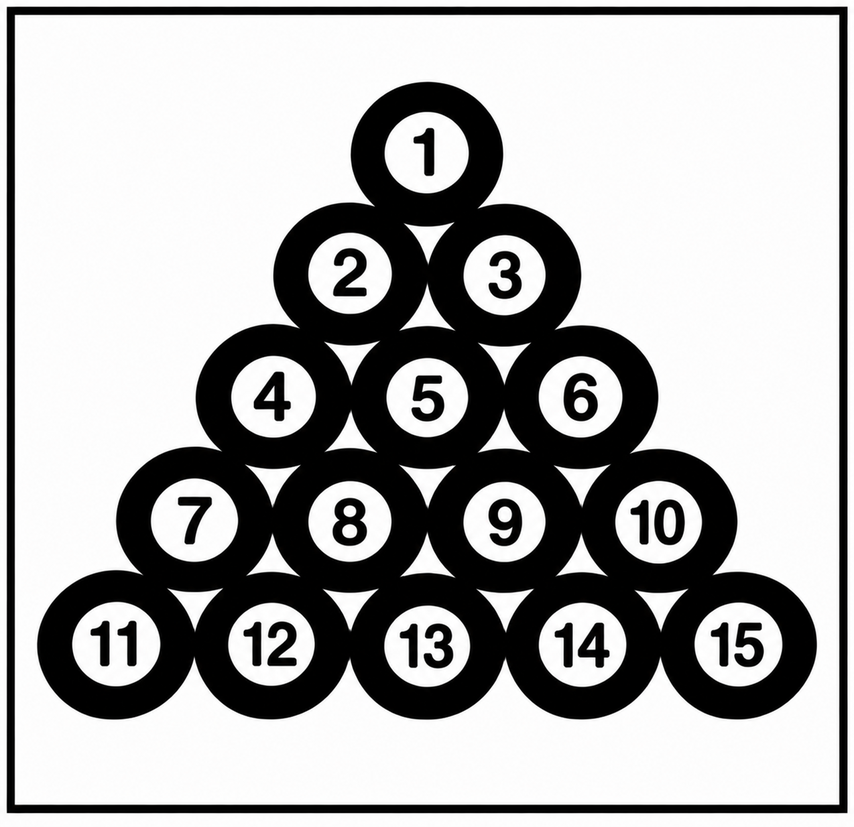
#> input picture lab9/Balls(1).png, 854 x 827 px, shrunk from 1274 x 1234 before the run
$ jupyter execute --allow-errors lab-9.ipynb
#> lines starting #> are read from the running program, lines starting #| are printed output that depends on the picture; after the words box and inside, x2 and y2 are one past the last pixel; in counts of white or black regions, pixels touching at a corner belong together
task 1

[cell 1]
import cv2
import matplotlib.pyplot as plt
import numpy as np
image = "Erosion.jpg"
img = cv2.imread(image , cv2.IMREAD_GRAYSCALE)

[cell 2]
# elotion


_,binary = cv2.threshold(img, 0, 255, cv2.THRESH_BINARY + cv2.THRESH_OTSU)

kirnal_1=np.ones((5,5), np.uint8)
kirnal_2=np.ones((7,7), np.uint8)
kirnal_3=np.ones((11,11), np.uint8)

#> (the rest of this cell did not finish here and is left out)

#> (a cell that did not finish here is left out)

[cell 4]
# opening

image = "Open_Closing.jpg"

img = cv2.imread(image , cv2.IMREAD_GRAYSCALE)

_,binary = cv2.threshold(img,0,255,cv2.THRESH_BINARY + cv2.THRESH_OTSU)

kernel = np.ones((11,11), np.uint8)

#> (the rest of this cell did not finish here and is left out)

#> (a cell that did not finish here is left out)

task2

[cell 6]
image = "Balls(1).png"
img = cv2.imread(image,0)
#> img: shape (827, 854); min 0, max 255, mean 172.4

_,binary = cv2.threshold(img,0,255,cv2.THRESH_BINARY + cv2.THRESH_OTSU)
#> binary: shape (827, 854); 68.2% white; 23 black regions, largest, box (x1, y1, x2, y2) and area: (37, 82, 817, 720) 183635, (7, 7, 848, 813) 26300, (333, 498, 367, 546) 1036
kernel_1=np.ones((3,3), np.uint8)
kernel_2=np.ones((7,7), np.uint8)
kernel_3=np.ones((11,11), np.uint8)

#erosion

erosion_1 = cv2.erode(binary, kernel_1, iterations=1)
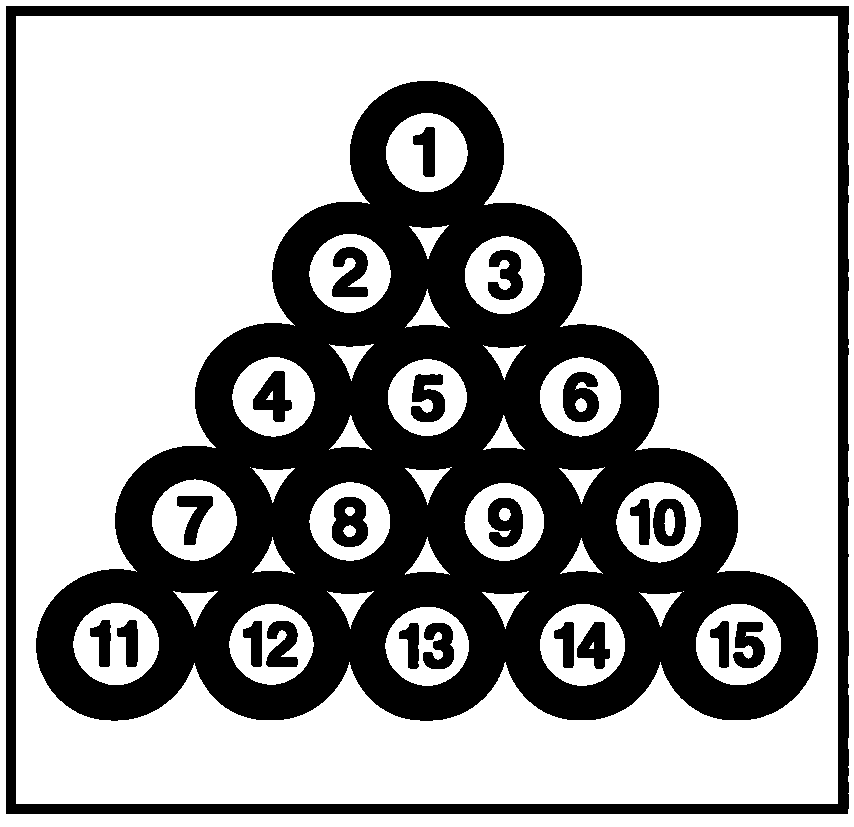
#> erosion_1: shape (827, 854); 65% white; 23 black regions, largest, box (x1, y1, x2, y2) and area: (36, 81, 818, 721) 195316, (6, 6, 849, 814) 32870, (332, 497, 368, 547) 1319
erosion_2 = cv2.erode(binary, kernel_2, iterations=1)
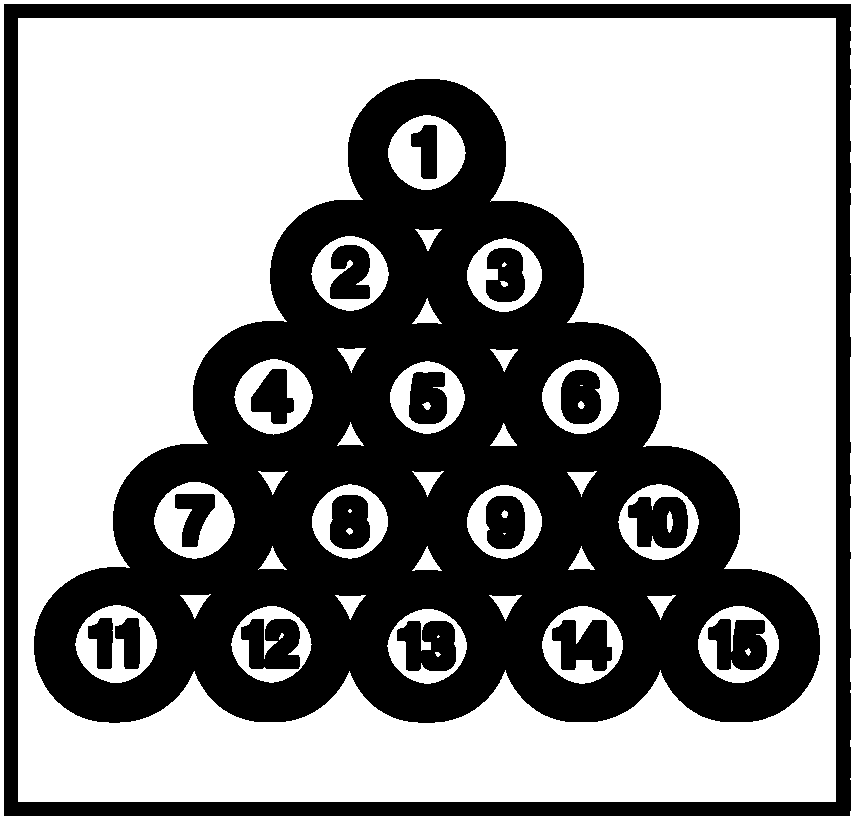
#> erosion_2: shape (827, 854); 58.9% white; 18 black regions, largest, box (x1, y1, x2, y2) and area: (34, 79, 820, 723) 216584, (4, 4, 851, 816) 45996, (628, 497, 688, 548) 2373
erosion_3 = cv2.erode(binary, kernel_3, iterations=1)
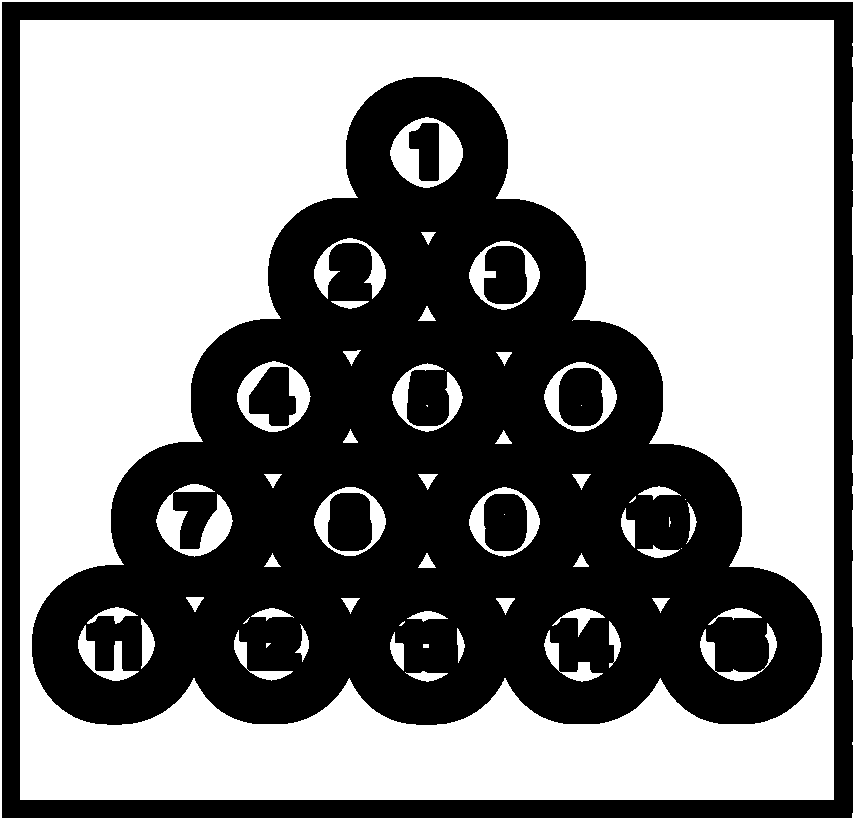
#> erosion_3: shape (827, 854); 53.3% white; 8 black regions, largest, box (x1, y1, x2, y2) and area: (32, 77, 822, 725) 258538, (2, 2, 853, 818) 59109, (559, 368, 603, 426) 2281

# dilation
dilation_1 = cv2.dilate(binary, kernel_1, iterations=1)
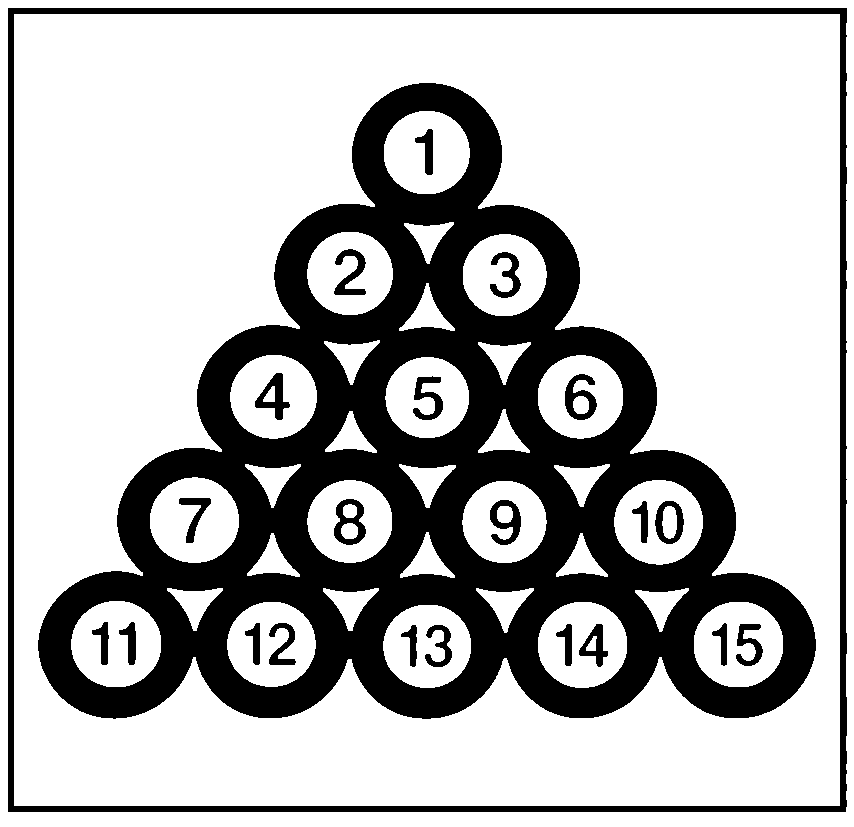
#> dilation_1: shape (827, 854); 71.4% white; 23 black regions, largest, box (x1, y1, x2, y2) and area: (38, 83, 816, 719) 171593, (8, 8, 847, 812) 19731, (334, 499, 366, 545) 744
dilation_2 = cv2.dilate(binary, kernel_2, iterations=1)
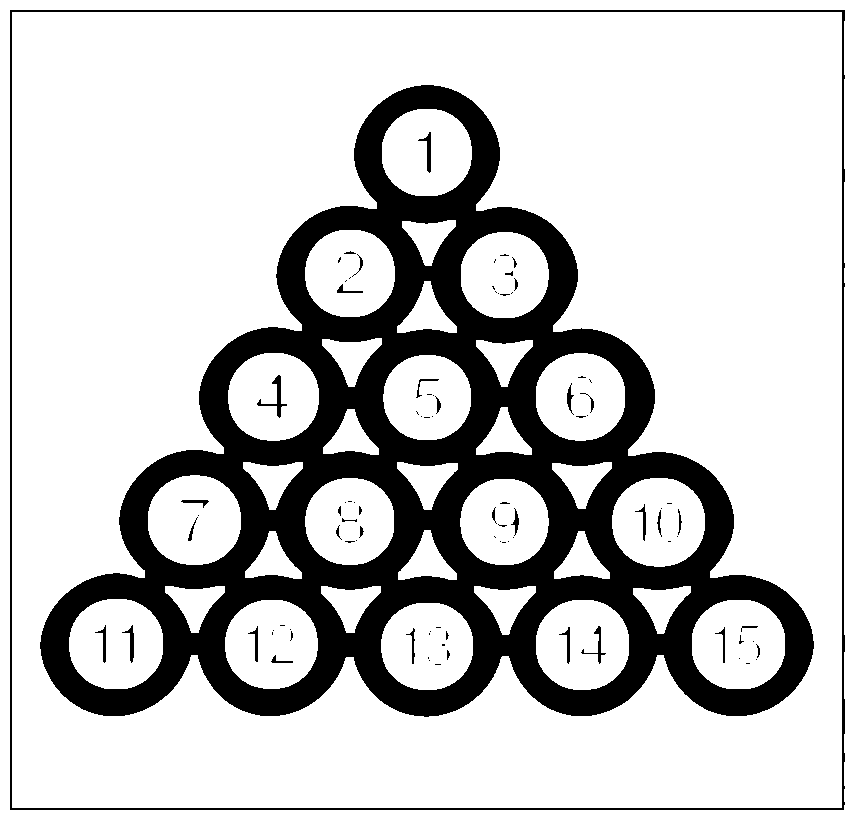
#> dilation_2: shape (827, 854); 77.9% white; 92 black regions (56 under 20 px), largest, box (x1, y1, x2, y2) and area: (40, 85, 814, 717) 146791, (10, 10, 845, 810) 6624, (257, 375, 287, 418) 252
dilation_3 = cv2.dilate(binary, kernel_3, iterations=1)
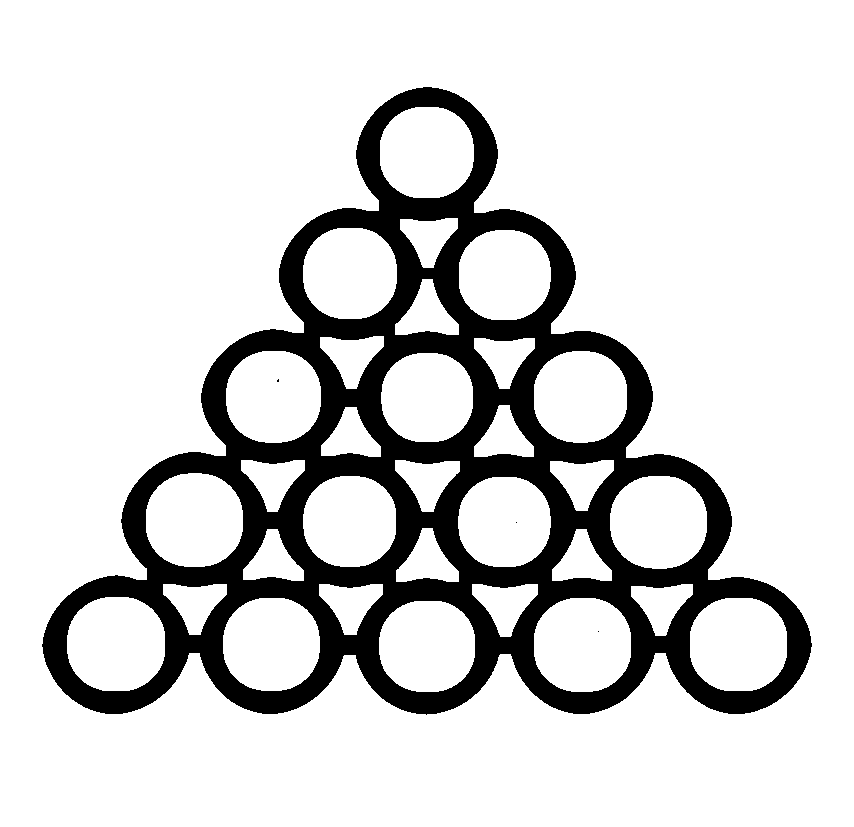
#> dilation_3: shape (827, 854); 82.9% white; 4 black regions (3 under 20 px), largest, box (x1, y1, x2, y2) and area: (42, 87, 812, 715) 121039

plt.figure(figsize=(12,8))

plt.subplot(2,2,1), plt.imshow(binary), plt.title("org image")
plt.subplot(2,2,2), plt.imshow(erosion_1), plt.title("erosion 3,3 kernel")
plt.subplot(2,2,3), plt.imshow(erosion_2), plt.title("erosion 7,7 kernel")
plt.subplot(2,2,4), plt.imshow(erosion_3), plt.title("erosion 11,11 kernel")

[cell 7]
plt.subplot(2,2,1), plt.imshow(dilation_1), plt.title("dilation 3,3 kernel")
plt.subplot(2,2,2), plt.imshow(dilation_2), plt.title(" dilation 7,7 kernel")
plt.subplot(2,2,3), plt.imshow(dilation_3), plt.title(" dilation 11,11 kernel")
